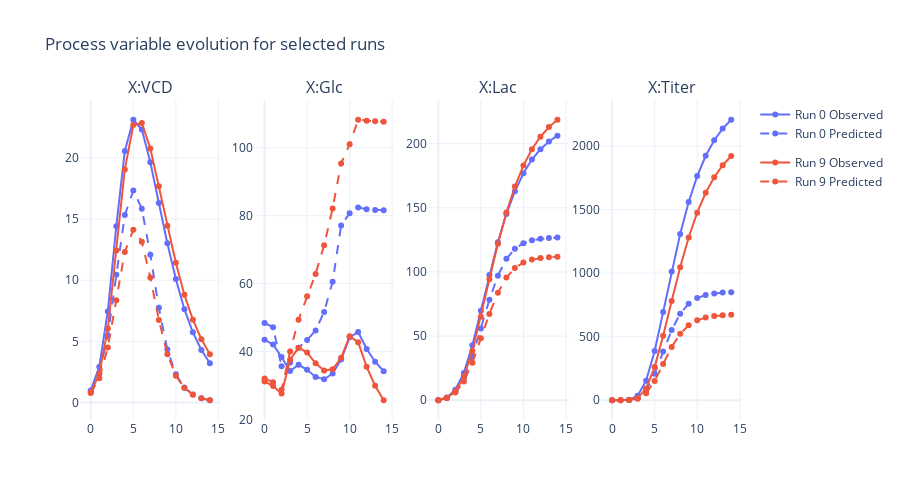

The notebook cell saved with this chart:
### Code cell
plot_predicted_profile(X_test, X_test_pred, X_columns, select_runs=[0,9], height=500)

### Figure 1 — Plotly figure (JSON) as saved in the notebook; plotly's stock layout.template omitted (floating-point values rounded to 4 significant figures)
{"data": [{"legendgroup": "group_0", "marker": {"color": "#636EFA"}, "name": "Run 0 Observed", "showlegend": true, "type": "scatter", "x": [0, 1, 2, 3, 4, 5, 6, 7, 8, 9, 10, 11, 12, 13, 14], "xaxis": "x", "y": [0.9847, 2.925, 7.444, 14.42, 20.57, 23.13, 22.33, 19.65, 16.31, 13.03, 10.1, 7.629, 5.731, 4.294, 3.208], "yaxis": "y"}, {"legendgroup": "group_0", "line": {"dash": "dash"}, "marker": {"color": "#636EFA"}, "name": "Run 0 Predicted", "showlegend": true, "type": "scatter", "x": [0, 1, 2, 3, 4, 5, 6, 7, 8, 9, 10, 11, 12, 13, 14], "xaxis": "x", "y": [0.9179, 2.342, 5.479, 10.44, 15.33, 17.34, 15.86, 12.08, 7.74, 4.324, 2.296, 1.212, 0.6385, 0.3358, 0.1768], "yaxis": "y"}, {"legendgroup": "group_0", "marker": {"color": "#636EFA"}, "name": "Run 0 Observed", "showlegend": false, "type": "scatter", "x": [0, 1, 2, 3, 4, 5, 6, 7, 8, 9, 10, 11, 12, 13, 14], "xaxis": "x2", "y": [43.47, 42.12, 38.4, 34.28, 36.13, 34.63, 32.55, 31.88, 33.52, 37.69, 44.21, 45.79, 40.79, 37.04, 34.23], "yaxis": "y2"}, {"legendgroup": "group_0", "line": {"dash": "dash"}, "marker": {"color": "#636EFA"}, "name": "Run 0 Predicted", "showlegend": false, "type": "scatter", "x": [0, 1, 2, 3, 4, 5, 6, 7, 8, 9, 10, 11, 12, 13, 14], "xaxis": "x2", "y": [48.41, 47.19, 35.66, 36.78, 41.17, 43.42, 46.2, 51.66, 60.56, 77.15, 80.72, 82.44, 81.9, 81.7, 81.63], "yaxis": "y2"}, {"legendgroup": "group_0", "marker": {"color": "#636EFA"}, "name": "Run 0 Observed", "showlegend": false, "type": "scatter", "x": [0, 1, 2, 3, 4, 5, 6, 7, 8, 9, 10, 11, 12, 13, 14], "xaxis": "x3", "y": [0, 2.182, 8.166, 21.32, 42.85, 69.79, 97.67, 123.3, 145.1, 162.9, 176.9, 187.7, 195.7, 201.8, 206.3], "yaxis": "y3"}, {"legendgroup": "group_0", "line": {"dash": "dash"}, "marker": {"color": "#636EFA"}, "name": "Run 0 Predicted", "showlegend": false, "type": "scatter", "x": [0, 1, 2, 3, 4, 5, 6, 7, 8, 9, 10, 11, 12, 13, 14], "xaxis": "x3", "y": [0, 2.036, 6.89, 17.09, 34.16, 55.99, 78.35, 97.1, 110.3, 118.2, 122.5, 124.7, 125.9, 126.5, 126.9], "yaxis": "y3"}, {"legendgroup": "group_0", "marker": {"color": "#636EFA"}, "name": "Run 0 Observed", "showlegend": false, "type": "scatter", "x": [0, 1, 2, 3, 4, 5, 6, 7, 8, 9, 10, 11, 12, 13, 14], "xaxis": "x4", "y": [0, 0.1641, 3.674, 35.32, 154.3, 387.8, 693.8, 1014.0, 1308.0, 1560.0, 1764.0, 1924.0, 2046.0, 2138.0, 2207.0], "yaxis": "y4"}, {"legendgroup": "group_0", "line": {"dash": "dash"}, "marker": {"color": "#636EFA"}, "name": "Run 0 Predicted", "showlegend": false, "type": "scatter", "x": [0, 1, 2, 3, 4, 5, 6, 7, 8, 9, 10, 11, 12, 13, 14], "xaxis": "x4", "y": [0, 0.1135, 1.976, 16.18, 76.71, 208.2, 383.4, 552.4, 680.4, 760.3, 804.4, 827.9, 840.5, 847.2, 850.8], "yaxis": "y4"}, {"legendgroup": "group_9", "marker": {"color": "#EF553B"}, "name": "Run 9 Observed", "showlegend": true, "type": "scatter", "x": [0, 1, 2, 3, 4, 5, 6, 7, 8, 9, 10, 11, 12, 13, 14], "xaxis": "x", "y": [0.801, 2.339, 6.042, 12.43, 19.06, 22.7, 22.86, 20.77, 17.7, 14.45, 11.43, 8.811, 6.768, 5.175, 3.938], "yaxis": "y"}, {"legendgroup": "group_9", "line": {"dash": "dash"}, "marker": {"color": "#EF553B"}, "name": "Run 9 Predicted", "showlegend": true, "type": "scatter", "x": [0, 1, 2, 3, 4, 5, 6, 7, 8, 9, 10, 11, 12, 13, 14], "xaxis": "x", "y": [0.78, 1.969, 4.484, 8.363, 12.32, 14.13, 13.15, 10.23, 6.753, 3.947, 2.186, 1.183, 0.6345, 0.3395, 0.1815], "yaxis": "y"}, {"legendgroup": "group_9", "marker": {"color": "#EF553B"}, "name": "Run 9 Observed", "showlegend": false, "type": "scatter", "x": [0, 1, 2, 3, 4, 5, 6, 7, 8, 9, 10, 11, 12, 13, 14], "xaxis": "x2", "y": [31.22, 29.87, 27.66, 37.62, 41.16, 39.72, 36.57, 34.43, 34.8, 38.19, 44.53, 42.79, 35.51, 29.94, 25.69], "yaxis": "y2"}, {"legendgroup": "group_9", "line": {"dash": "dash"}, "marker": {"color": "#EF553B"}, "name": "Run 9 Predicted", "showlegend": false, "type": "scatter", "x": [0, 1, 2, 3, 4, 5, 6, 7, 8, 9, 10, 11, 12, 13, 14], "xaxis": "x2", "y": [32.12, 30.97, 28.78, 40.06, 49.41, 56.27, 62.87, 71.31, 82.15, 95.39, 101.0, 108.2, 107.9, 107.8, 107.7], "yaxis": "y2"}, {"legendgroup": "group_9", "marker": {"color": "#EF553B"}, "name": "Run 9 Observed", "showlegend": false, "type": "scatter", "x": [0, 1, 2, 3, 4, 5, 6, 7, 8, 9, 10, 11, 12, 13, 14], "xaxis": "x3", "y": [0, 1.825, 6.83, 18.28, 38.36, 65.15, 94.24, 122.0, 146.3, 166.6, 182.9, 195.7, 205.5, 213.0, 218.7], "yaxis": "y3"}, {"legendgroup": "group_9", "line": {"dash": "dash"}, "marker": {"color": "#EF553B"}, "name": "Run 9 Predicted", "showlegend": false, "type": "scatter", "x": [0, 1, 2, 3, 4, 5, 6, 7, 8, 9, 10, 11, 12, 13, 14], "xaxis": "x3", "y": [0, 1.794, 6.07, 14.71, 29.2, 48.34, 67.24, 83.74, 95.66, 103.1, 107.3, 109.7, 110.9, 111.6, 111.9], "yaxis": "y3"}, {"legendgroup": "group_9", "marker": {"color": "#EF553B"}, "name": "Run 9 Observed", "showlegend": false, "type": "scatter", "x": [0, 1, 2, 3, 4, 5, 6, 7, 8, 9, 10, 11, 12, 13, 14], "xaxis": "x4", "y": [0, 0.1037, 1.876, 18.22, 91.82, 260.9, 506.9, 781.8, 1047.0, 1281.0, 1476.0, 1633.0, 1755.0, 1849.0, 1922.0], "yaxis": "y4"}, {"legendgroup": "group_9", "line": {"dash": "dash"}, "marker": {"color": "#EF553B"}, "name": "Run 9 Predicted", "showlegend": false, "type": "scatter", "x": [0, 1, 2, 3, 4, 5, 6, 7, 8, 9, 10, 11, 12, 13, 14], "xaxis": "x4", "y": [0, 0.1041, 1.675, 12.77, 55.89, 152.2, 286.0, 418.8, 522.7, 590.1, 629.1, 650.7, 662.5, 668.8, 672.2], "yaxis": "y4"}], "layout": {"annotations": [{"font": {"size": 16}, "showarrow": false, "text": "X:VCD", "x": 0.1062, "xanchor": "center", "xref": "paper", "y": 1, "yanchor": "bottom", "yref": "paper"}, {"font": {"size": 16}, "showarrow": false, "text": "X:Glc", "x": 0.3688, "xanchor": "center", "xref": "paper", "y": 1, "yanchor": "bottom", "yref": "paper"}, {"font": {"size": 16}, "showarrow": false, "text": "X:Lac", "x": 0.6313, "xanchor": "center", "xref": "paper", "y": 1, "yanchor": "bottom", "yref": "paper"}, {"font": {"size": 16}, "showarrow": false, "text": "X:Titer", "x": 0.8938, "xanchor": "center", "xref": "paper", "y": 1, "yanchor": "bottom", "yref": "paper"}], "height": 500, "showlegend": true, "title": {"text": "Process variable evolution for selected runs"}, "xaxis": {"anchor": "y", "domain": [0, 0.2125]}, "xaxis2": {"anchor": "y2", "domain": [0.2625, 0.475]}, "xaxis3": {"anchor": "y3", "domain": [0.525, 0.7375]}, "xaxis4": {"anchor": "y4", "domain": [0.7875, 1]}, "yaxis": {"anchor": "x", "domain": [0, 1]}, "yaxis2": {"anchor": "x2", "domain": [0, 1]}, "yaxis3": {"anchor": "x3", "domain": [0, 1]}, "yaxis4": {"anchor": "x4", "domain": [0, 1]}}}
